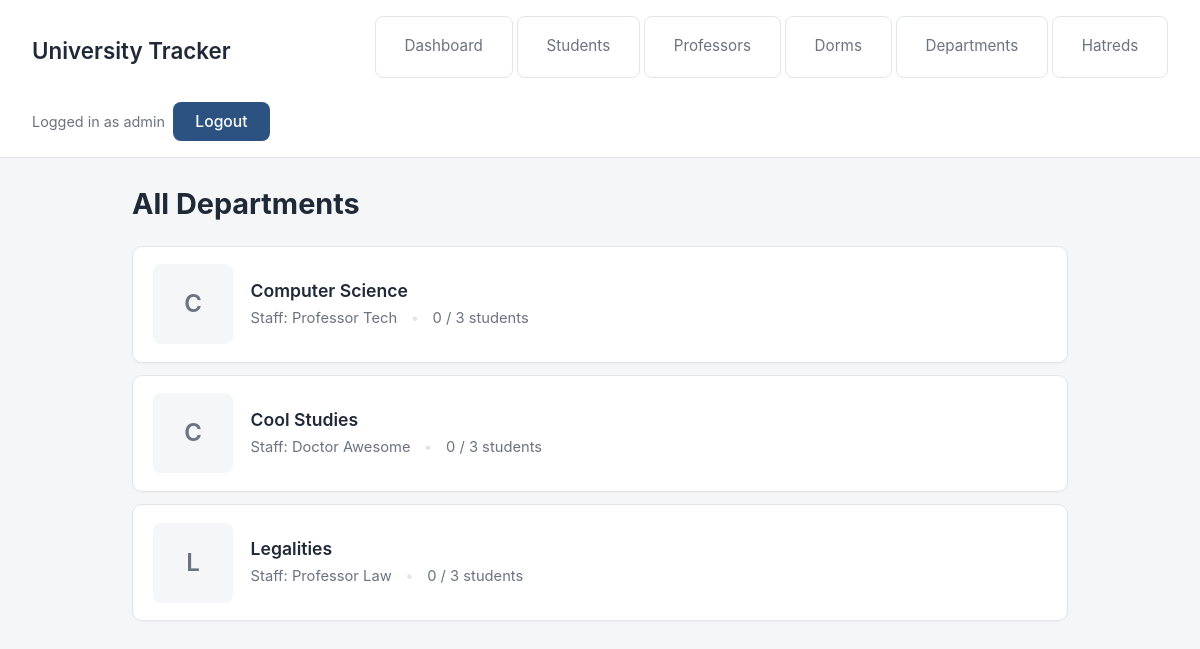
Page /project/departments/ (signed in) on the committed database.
### project/models.py (models this page shows, shortened)
class Department(models.Model):
    name = models.TextField()
    staff = models.ForeignKey(Professor, blank=True, on_delete=models.CASCADE)
    students = models.FloatField(default=0)
    capacity = models.FloatField()

class Professor(models.Model):
    title = models.TextField()
    surname = models.TextField()
    image_file = models.ImageField(upload_to='project/')
    def __str__(self):
        return f'{self.title} {self.surname}'

### project/views.py (the view)
# urls.py: path('departments/', ShowAllDepartmentsView.as_view(), name='show_all_departments'),
class ShowAllDepartmentsView(ProjectLoginRequiredMixin, AdminContextMixin, ListView):
    model = Department
    template_name = 'project/show_all_departments.html'
    context_object_name = 'departments'

### project/views.py (called while the page is built)
    def get_context_data(self, **kwargs):
        context = super().get_context_data(**kwargs)
        user = self.request.user
        context['is_admin'] = (
            user.is_authenticated and Admin.objects.filter(user=user).exists()
        )
        return context

### project/templates/project/show_all_departments.html (shortened to what this page needs)
{% extends 'project/base.html' %}
{% block content %}
<div class="list-header">
    <h1>All Departments</h1>
</div>
<ul class="entity-list">
    {% for department in departments %}
    <li>
        <div class="thumb-placeholder">{{ department.name|slice:":1" }}</div>
        <div class="body">
            <span class="title">{{ department.name }}</span>
            <div class="meta">
                <span>Staff: {{ department.staff }}</span>
                <span>{{ department.students|floatformat:0 }} / {{ department.capacity|floatformat:0 }} students</span>
            </div>
        </div>
    </li>
    {% empty %}
    <li class="empty">No departments offered.</li>
    {% endfor %}
</ul>
{% endblock %}

### project/templates/project/base.html (shortened to what this page needs)
{% load static %}
<html>
    <head>
        <link rel="stylesheet" href="{% static 'styles-project.css' %}">
    </head>
    <body>
        <header>
            <h1><a href="{% url 'dashboard' %}">University Tracker</a></h1>
            <nav>
                <ul>
                    <li><a href="{% url 'dashboard' %}">Dashboard</a></li>
                    {% if user.is_authenticated %}
                        <li><a href="{% url 'show_all_students' %}">Students</a></li>
                        <li><a href="{% url 'show_all_professors' %}">Professors</a></li>
                        <li><a href="{% url 'show_all_dorms' %}">Dorms</a></li>
                        <li><a href="{% url 'show_all_departments' %}">Departments</a></li>
                        <li><a href="{% url 'show_all_hatreds' %}">Hatreds</a></li>
                    {% endif %}
                </ul>
            </nav>
            <div class="auth">
                {% if user.is_authenticated %}
                    <span>Logged in as {{ user.username }}</span>
                    <form method="post" action="{% url 'logout' %}" class="auth-form">
                        <button type="submit">Logout</button>
                    </form>
                {% else %}
                    <a href="{% url 'login' %}"><button type="button">Admin Login</button></a>
                {% endif %}
            </div>
        </header>
        <main>
            {% block content %}
            {% endblock %}
        </main>
    </body>
</html>

### static/styles-project.css (style rules this page uses)
:root { --bg: #f4f6f8; --surface: #ffffff; --border: #e1e5ea; --text: #1f2937; --muted: #6b7280; --accent: #2c5282; --accent-hover: #1f3a64; --danger: #b91c1c; --danger-bg: #fef2f2; }
* { box-sizing: border-box; }
body { margin: 0; background: var(--bg); color: var(--text); font-family: -apple-system, BlinkMacSystemFont, 'Segoe UI', Roboto, 'Helvetica Neue', sans-serif; line-height: 1.5; }
header { background: var(--surface); border-bottom: 1px solid var(--border); padding: 1rem 2rem; display: flex; flex-wrap: wrap; align-items: center; justify-content: space-between; gap: 1rem; }
header h1 { margin: 0; font-size: 1.4rem; }
header h1 a { color: var(--text); text-decoration: none; font-weight: 600; }
nav ul { margin: 0; padding: 0; list-style: none; display: flex; flex-wrap: wrap; gap: 0.25rem; }
nav a { display: inline-block; padding: 0.4rem 0.8rem; border-radius: 6px; color: var(--muted); text-decoration: none; font-size: 0.95rem; }
.auth { display: flex; align-items: center; gap: 0.5rem; color: var(--muted); font-size: 0.9rem; }
main { max-width: 1000px; margin: 1.5rem auto; padding: 0 2rem; }
.auth-form { display: inline; margin: 0; padding: 0; border: none; background: transparent; max-width: none; box-shadow: none; border-radius: 0; }
h1 { font-size: 1.8rem; margin-top: 1.5rem; }
a { color: var(--accent); text-decoration: none; }
ul { padding-left: 0; list-style: none; }
ul li { background: var(--surface); border: 1px solid var(--border); border-radius: 8px; padding: 0.75rem 1rem; margin-bottom: 0.5rem; }
.list-header { display: flex; justify-content: space-between; align-items: center; flex-wrap: wrap; gap: 1rem; margin: 1.5rem 0 1.25rem 0; }
.list-header h1 { margin: 0; }
.entity-list { padding: 0; list-style: none; display: grid; gap: 0.75rem; margin: 0; }
.entity-list li { background: var(--surface); border: 1px solid var(--border); border-radius: 10px; padding: 1.1rem 1.25rem; display: flex; align-items: center; gap: 1.1rem; margin: 0; box-shadow: 0 1px 2px rgba(0,0,0,0.03); transition: box-shadow 0.15s ease, transform 0.15s ease; }
.entity-list .thumb-placeholder { width: 80px; height: 80px; border-radius: 8px; flex-shrink: 0; background: var(--bg); display: flex; align-items: center; justify-content: center; color: var(--muted); font-size: 1.5rem; font-weight: 600; }
.entity-list .body { flex: 1; display: flex; flex-direction: column; gap: 0.25rem; min-width: 0; }
.entity-list .title { font-size: 1.1rem; font-weight: 600; color: var(--text); line-height: 1.3; }
.entity-list .meta { color: var(--muted); font-size: 0.92rem; display: flex; flex-wrap: wrap; gap: 0.85rem; }
.entity-list .meta span + span::before { content: "•"; margin-right: 0.85rem; color: var(--border); }
form { background: var(--surface); border: 1px solid var(--border); border-radius: 12px; padding: 2rem 2.25rem; margin: 0 auto 2rem auto; max-width: 640px; box-shadow: 0 1px 3px rgba(0,0,0,0.04); }
button, input[type="submit"] { background: var(--accent); color: #fff; border: none; border-radius: 8px; padding: 0.65rem 1.4rem; font-size: 0.98rem; font-weight: 500; cursor: pointer; font-family: inherit; transition: background 0.15s ease; }

### rows in the picture
Department: name "C", name "Computer Science", staff "Professor Tech", students "0", capacity "3"
Department: name "C", name "Cool Studies", staff "Doctor Awesome", students "0", capacity "3"
Department: name "L", name "Legalities", staff "Professor Law", students "0", capacity "3"

### other values in the picture
{{ user.username }} "admin"
